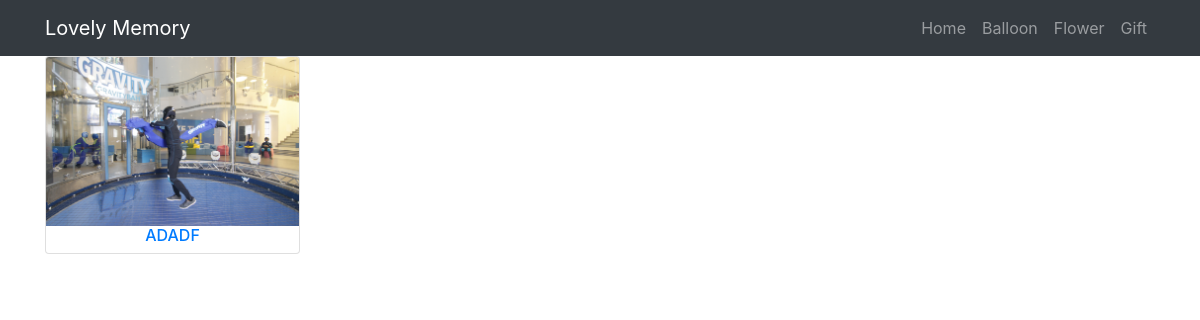
Page /balloon/ on the committed database.
### HomePage/models.py (models this page shows, shortened)
class Product(models.Model):
    name = models.CharField(max_length=250, blank=False)
    description = models.TextField(max_length=1500)
    image = models.ImageField(upload_to='product_image', blank=True)
    price = models.DecimalField(max_digits=6, decimal_places=2, default=0)
    modificationTime = models.DateField(auto_now=True)
    BALLOON = 'BL'
    GIFT = 'GF'
    FLOWER = 'FW'
    TYPE_OF_PRODUCT = (
        (BALLOON, 'balloon'),
        (GIFT, 'gift'),
        (FLOWER, 'flower'),
    )
    type_product = models.CharField(max_length=2,
                                    choices=TYPE_OF_PRODUCT,
                                    default=FLOWER)

### HomePage/views.py (the view)
# urls.py: url(r'^balloon/$', views.BalloonView.as_view(), name='balloon'),
class BalloonView(generic.ListView):
    template_name = 'HomePage/balloons.html'
    def get_queryset(self):
        return Product.objects.all().filter(type_product__exact='BL')

### HomePage/templates/HomePage/balloons.html (shortened to what this page needs)
{% extends 'HomePage/base.html' %}
{% block body %}
    <div id="containerImage" class="container">
        <div class="row text-center">
            {% for product in object_list %}
                <div class="col-lg-3 col-md-6">
                    <a href="{% url 'detail' product.id %}">
                        <div id="card" class="card">
                            <img id="ProductImage" class="card-img-top" height="70%" width="70%"
                                 src="{{ product.image.url }}">
                            <div>
                                <h6>{{ product.name }}</h6>
                            </div>
                        </div>
                    </a>
                </div>
            {% endfor %}
        </div>
    </div>
{% endblock %}

### rows in the picture
Product: image (picture), name "ADADF"
